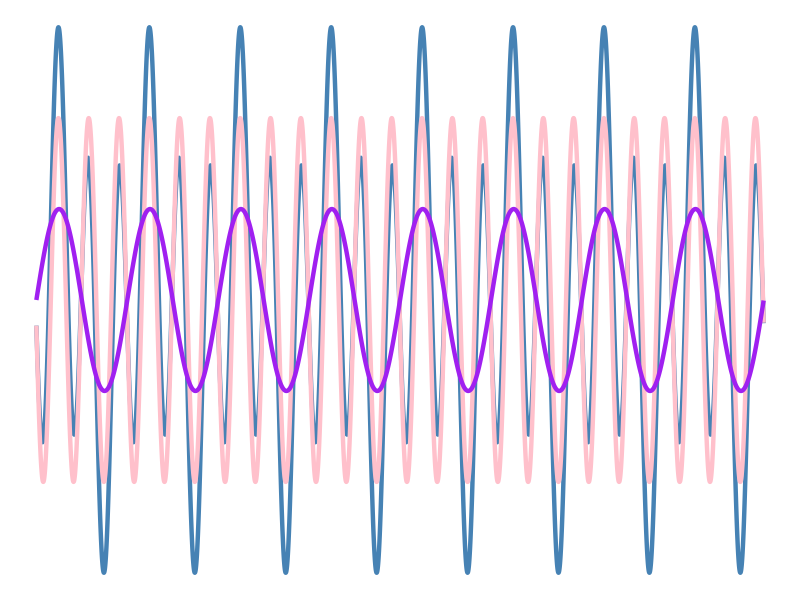

R code for this plot:
## ---- chunk 1
#| echo: false
#| message: false
#| warning: false
#| label: fig-figure-example
#| fig-cap: "This is an example of a Figure with a caption."


library(tidyverse)

x <- seq(0, 16*pi, 0.01)
y <- 2*sin(3*(x-1))
z <- sin(x)


data.frame(x = x, y = y, z = z, t = y + z) %>%
    pivot_longer(-x) %>%
    ggplot(aes(x, value, colour = name)) +
    geom_line(size = 1.5) +
  theme_void() + 
  scale_color_manual(values = c("steelblue", "pink", "purple")) +
  theme(legend.position = "none")



